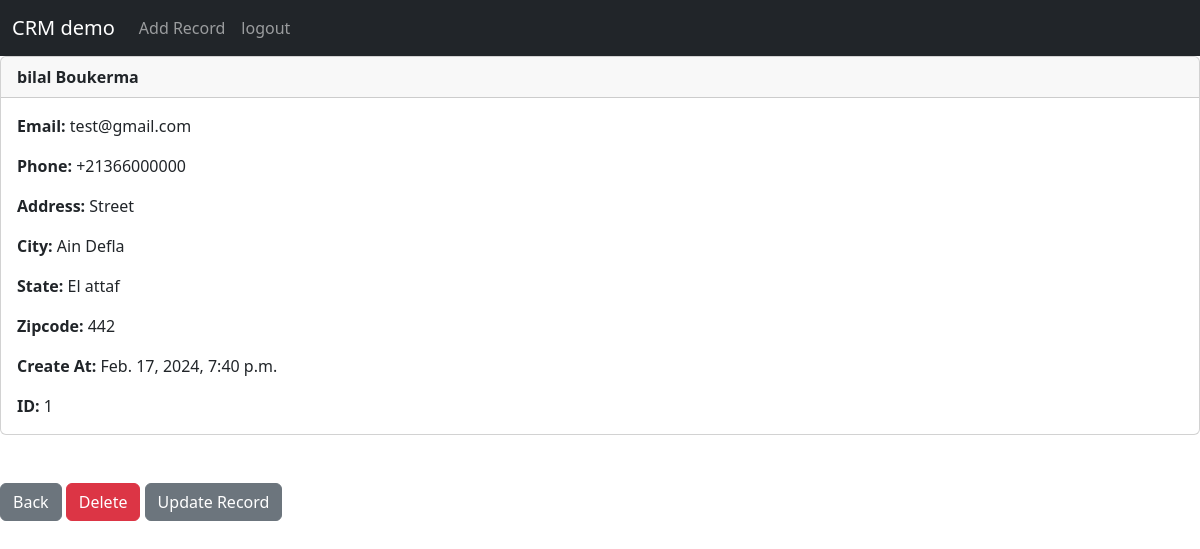
The page /record/1 (signed in) on the database its author committed.
### website/models.py (models this page shows, shortened)
class Record(models.Model):
	created_at = models.DateTimeField(auto_now_add=True)
	first_name = models.CharField(max_length=50)
	last_name =  models.CharField(max_length=50)
	email =  models.CharField(max_length=100)
	phone = models.CharField(max_length=15)
	address =  models.CharField(max_length=100)
	city =  models.CharField(max_length=50)
	state =  models.CharField(max_length=50)
	zipcode =  models.CharField(max_length=20)

### website/views.py (the view)
# urls.py: path('record/<int:pk>', views.customer_record, name='record'),
def customer_record(request, pk):
	if request.user.is_authenticated:
		customer_record = Record.objects.get(id=pk)
		return render(request, 'record.html', {'customer_record':customer_record})
	else:
		messages.success(request, "You Must Be Logged In To View That Page...")
		return redirect('home')

### website/templates/record.html
{% extends 'base.html' %}
{% block content %}
<div class="card">
  <div class="card-header"><strong>
    	{{ customer_record.first_name }}
		{{ customer_record.last_name }}</strong>
  </div>
  <div class="card-body">
<p class="card-text">
<strong>Email: </strong>{{ customer_record.email }}</p>
<p class="card-text">
<strong>Phone: </strong>{{ customer_record.phone }}
</p>
<p class="card-text">
<strong>Address: </strong>{{ customer_record.address }}</p>
<p class="card-text">
<strong>City: </strong>{{ customer_record.city }}</p>
<p class="card-text">
<strong>State: </strong>{{ customer_record.state }}</p>
<p class="card-text">
<strong>Zipcode: </strong>{{ customer_record.zipcode }}</p>
<p class="card-text">
<strong>Create At: </strong>{{ customer_record.created_at }}</p>
<p class="card-text">
<strong>ID: </strong>{{ customer_record.id }}</p>
  </div>
</div>
<br/><br/>
<a href="{% url 'home' %}" class="btn btn-secondary">Back</a>
<a href="{% url 'delete_record' customer_record.id %}" class="btn btn-danger">Delete</a>
<a href="{% url 'update_record' customer_record.id %}" class="btn btn-secondary">Update Record</a>
{% endblock %}

### rows shown on the page
Record: first_name "bilal", last_name "Boukerma", email "test@gmail.com", phone "+21366000000", address "Street", city "Ain Defla", state "El attaf", zipcode "442", created_at "Feb. 17, 2024, 7:40 p.m.", id "1"
